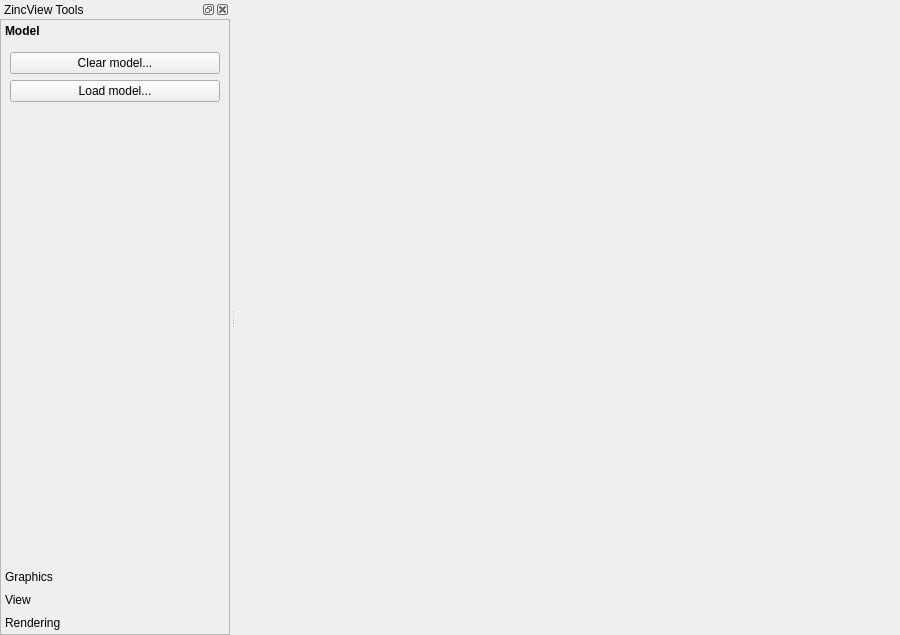
<?xml version="1.0" encoding="UTF-8"?>
<ui version="4.0">
 <class>ZincView</class>
 <widget class="QMainWindow" name="ZincView">
  <property name="geometry">
   <rect>
    <x>0</x>
    <y>0</y>
    <width>900</width>
    <height>635</height>
   </rect>
  </property>
  <property name="sizePolicy">
   <sizepolicy hsizetype="Preferred" vsizetype="Expanding">
    <horstretch>0</horstretch>
    <verstretch>0</verstretch>
   </sizepolicy>
  </property>
  <property name="windowTitle">
   <string>ZincView</string>
  </property>
  <property name="windowIcon">
   <iconset>
    <normaloff>cmiss_icon.ico</normaloff>cmiss_icon.ico</iconset>
  </property>
  <widget class="QWidget" name="centralwidget">
   <property name="enabled">
    <bool>true</bool>
   </property>
   <layout class="QGridLayout" name="gridLayout">
    <property name="margin">
     <number>0</number>
    </property>
    <property name="spacing">
     <number>0</number>
    </property>
    <item row="0" column="0">
     <widget class="SceneviewerWidget" name="sceneviewerwidget" native="true">
      <property name="sizePolicy">
       <sizepolicy hsizetype="Expanding" vsizetype="Preferred">
        <horstretch>0</horstretch>
        <verstretch>0</verstretch>
       </sizepolicy>
      </property>
     </widget>
    </item>
   </layout>
  </widget>
  <widget class="QDockWidget" name="dockWidget">
   <property name="sizePolicy">
    <sizepolicy hsizetype="Preferred" vsizetype="Expanding">
     <horstretch>0</horstretch>
     <verstretch>0</verstretch>
    </sizepolicy>
   </property>
   <property name="minimumSize">
    <size>
     <width>230</width>
     <height>113</height>
    </size>
   </property>
   <property name="styleSheet">
    <string notr="true">QToolBox::tab {
         background: qlineargradient(x1: 0, y1: 0, x2: 0, y2: 1,
                                     stop: 0 #E1E1E1, stop: 0.4 #DDDDDD,
                                     stop: 0.5 #D8D8D8, stop: 1.0 #D3D3D3);
         border-radius: 5px;
         color: black;
     }

     QToolBox::tab:selected { /* italicize selected tabs */
         font: bold;
         color: black;
     }
QToolBox {
    padding : 0
}</string>
   </property>
   <property name="allowedAreas">
    <set>Qt::LeftDockWidgetArea|Qt::RightDockWidgetArea</set>
   </property>
   <property name="windowTitle">
    <string>ZincView Tools</string>
   </property>
   <attribute name="dockWidgetArea">
    <number>1</number>
   </attribute>
   <widget class="QWidget" name="dockWidgetContents">
    <property name="sizePolicy">
     <sizepolicy hsizetype="Preferred" vsizetype="Expanding">
      <horstretch>0</horstretch>
      <verstretch>0</verstretch>
     </sizepolicy>
    </property>
    <layout class="QVBoxLayout" name="verticalLayout">
     <property name="spacing">
      <number>0</number>
     </property>
     <property name="margin">
      <number>0</number>
     </property>
     <item>
      <widget class="QScrollArea" name="scrollArea">
       <property name="sizePolicy">
        <sizepolicy hsizetype="Preferred" vsizetype="Expanding">
         <horstretch>0</horstretch>
         <verstretch>0</verstretch>
        </sizepolicy>
       </property>
       <property name="minimumSize">
        <size>
         <width>0</width>
         <height>0</height>
        </size>
       </property>
       <property name="verticalScrollBarPolicy">
        <enum>Qt::ScrollBarAsNeeded</enum>
       </property>
       <property name="widgetResizable">
        <bool>true</bool>
       </property>
       <widget class="QWidget" name="scrollAreaWidgetContents_2">
        <property name="geometry">
         <rect>
          <x>0</x>
          <y>0</y>
          <width>228</width>
          <height>607</height>
         </rect>
        </property>
        <property name="sizePolicy">
         <sizepolicy hsizetype="Preferred" vsizetype="Expanding">
          <horstretch>0</horstretch>
          <verstretch>0</verstretch>
         </sizepolicy>
        </property>
        <layout class="QVBoxLayout" name="verticalLayout_2">
         <property name="margin">
          <number>0</number>
         </property>
         <item>
          <widget class="QToolBox" name="toolBox">
           <property name="sizePolicy">
            <sizepolicy hsizetype="Preferred" vsizetype="Expanding">
             <horstretch>0</horstretch>
             <verstretch>0</verstretch>
            </sizepolicy>
           </property>
           <property name="minimumSize">
            <size>
             <width>0</width>
             <height>0</height>
            </size>
           </property>
           <property name="accessibleName">
            <string/>
           </property>
           <property name="frameShape">
            <enum>QFrame::NoFrame</enum>
           </property>
           <property name="frameShadow">
            <enum>QFrame::Plain</enum>
           </property>
           <property name="currentIndex">
            <number>0</number>
           </property>
           <property name="tabSpacing">
            <number>1</number>
           </property>
           <widget class="QWidget" name="model">
            <property name="geometry">
             <rect>
              <x>0</x>
              <y>0</y>
              <width>228</width>
              <height>507</height>
             </rect>
            </property>
            <property name="sizePolicy">
             <sizepolicy hsizetype="Preferred" vsizetype="Expanding">
              <horstretch>0</horstretch>
              <verstretch>0</verstretch>
             </sizepolicy>
            </property>
            <property name="accessibleName">
             <string/>
            </property>
            <attribute name="label">
             <string>Model</string>
            </attribute>
            <layout class="QVBoxLayout" name="verticalLayout_4">
             <item>
              <widget class="QPushButton" name="model_clear_button">
               <property name="text">
                <string>Clear model...</string>
               </property>
              </widget>
             </item>
             <item>
              <widget class="QPushButton" name="model_load_button">
               <property name="sizePolicy">
                <sizepolicy hsizetype="Preferred" vsizetype="Fixed">
                 <horstretch>0</horstretch>
                 <verstretch>0</verstretch>
                </sizepolicy>
               </property>
               <property name="text">
                <string>Load model...</string>
               </property>
              </widget>
             </item>
             <item>
              <spacer name="verticalSpacer_2">
               <property name="orientation">
                <enum>Qt::Vertical</enum>
               </property>
               <property name="sizeHint" stdset="0">
                <size>
                 <width>20</width>
                 <height>40</height>
                </size>
               </property>
              </spacer>
             </item>
            </layout>
           </widget>
           <widget class="QWidget" name="graphics">
            <property name="geometry">
             <rect>
              <x>0</x>
              <y>0</y>
              <width>228</width>
              <height>507</height>
             </rect>
            </property>
            <property name="sizePolicy">
             <sizepolicy hsizetype="Preferred" vsizetype="Expanding">
              <horstretch>0</horstretch>
              <verstretch>0</verstretch>
             </sizepolicy>
            </property>
            <attribute name="label">
             <string>Graphics</string>
            </attribute>
            <layout class="QVBoxLayout" name="verticalLayout_3">
             <property name="spacing">
              <number>3</number>
             </property>
             <property name="margin">
              <number>3</number>
             </property>
             <item>
              <widget class="SceneEditorWidget" name="scene_editor" native="true">
               <property name="sizePolicy">
                <sizepolicy hsizetype="Preferred" vsizetype="Expanding">
                 <horstretch>0</horstretch>
                 <verstretch>0</verstretch>
                </sizepolicy>
               </property>
              </widget>
             </item>
            </layout>
           </widget>
           <widget class="QWidget" name="view">
            <property name="geometry">
             <rect>
              <x>0</x>
              <y>0</y>
              <width>228</width>
              <height>507</height>
             </rect>
            </property>
            <property name="sizePolicy">
             <sizepolicy hsizetype="Preferred" vsizetype="Expanding">
              <horstretch>0</horstretch>
              <verstretch>0</verstretch>
             </sizepolicy>
            </property>
            <attribute name="label">
             <string>View</string>
            </attribute>
            <layout class="QVBoxLayout" name="verticalLayout_5">
             <item>
              <widget class="QPushButton" name="view_all_button">
               <property name="sizePolicy">
                <sizepolicy hsizetype="Preferred" vsizetype="Fixed">
                 <horstretch>0</horstretch>
                 <verstretch>0</verstretch>
                </sizepolicy>
               </property>
               <property name="text">
                <string>View All</string>
               </property>
              </widget>
             </item>
             <item>
              <widget class="QCheckBox" name="perspective_checkbox">
               <property name="text">
                <string>Perspective projection</string>
               </property>
               <property name="checked">
                <bool>true</bool>
               </property>
              </widget>
             </item>
             <item>
              <widget class="QLabel" name="view_angle_label">
               <property name="text">
                <string>View angle:</string>
               </property>
              </widget>
             </item>
             <item>
              <widget class="QLineEdit" name="view_angle">
               <property name="sizePolicy">
                <sizepolicy hsizetype="Preferred" vsizetype="Fixed">
                 <horstretch>0</horstretch>
                 <verstretch>0</verstretch>
                </sizepolicy>
               </property>
              </widget>
             </item>
             <item>
              <widget class="QLabel" name="eye_point_label">
               <property name="text">
                <string>Eye point:</string>
               </property>
              </widget>
             </item>
             <item>
              <widget class="QLineEdit" name="eye_point">
               <property name="sizePolicy">
                <sizepolicy hsizetype="Preferred" vsizetype="Fixed">
                 <horstretch>0</horstretch>
                 <verstretch>0</verstretch>
                </sizepolicy>
               </property>
              </widget>
             </item>
             <item>
              <widget class="QLabel" name="lookat_point_label">
               <property name="text">
                <string>Look at point:</string>
               </property>
              </widget>
             </item>
             <item>
              <widget class="QLineEdit" name="lookat_point">
               <property name="sizePolicy">
                <sizepolicy hsizetype="Preferred" vsizetype="Fixed">
                 <horstretch>0</horstretch>
                 <verstretch>0</verstretch>
                </sizepolicy>
               </property>
              </widget>
             </item>
             <item>
              <widget class="QLabel" name="up_vector_label">
               <property name="text">
                <string>Up vector:</string>
               </property>
              </widget>
             </item>
             <item>
              <widget class="QLineEdit" name="up_vector">
               <property name="sizePolicy">
                <sizepolicy hsizetype="Preferred" vsizetype="Fixed">
                 <horstretch>0</horstretch>
                 <verstretch>0</verstretch>
                </sizepolicy>
               </property>
              </widget>
             </item>
             <item>
              <widget class="QGroupBox" name="clipping_planes_groupbox">
               <property name="sizePolicy">
                <sizepolicy hsizetype="Preferred" vsizetype="Preferred">
                 <horstretch>0</horstretch>
                 <verstretch>0</verstretch>
                </sizepolicy>
               </property>
               <property name="minimumSize">
                <size>
                 <width>0</width>
                 <height>0</height>
                </size>
               </property>
               <property name="title">
                <string>Clipping planes:</string>
               </property>
               <layout class="QFormLayout" name="formLayout">
                <item row="0" column="0">
                 <widget class="QLabel" name="near_clipping_label">
                  <property name="text">
                   <string>Near:</string>
                  </property>
                 </widget>
                </item>
                <item row="2" column="0">
                 <widget class="QLabel" name="far_clipping_label">
                  <property name="text">
                   <string>Far:</string>
                  </property>
                 </widget>
                </item>
                <item row="0" column="1">
                 <widget class="QSlider" name="near_clipping_slider">
                  <property name="maximum">
                   <number>10000</number>
                  </property>
                  <property name="pageStep">
                   <number>100</number>
                  </property>
                  <property name="tracking">
                   <bool>true</bool>
                  </property>
                  <property name="orientation">
                   <enum>Qt::Horizontal</enum>
                  </property>
                 </widget>
                </item>
                <item row="2" column="1">
                 <widget class="QSlider" name="far_clipping_slider">
                  <property name="maximum">
                   <number>10000</number>
                  </property>
                  <property name="pageStep">
                   <number>100</number>
                  </property>
                  <property name="orientation">
                   <enum>Qt::Horizontal</enum>
                  </property>
                 </widget>
                </item>
               </layout>
              </widget>
             </item>
             <item>
              <widget class="QLabel" name="background_colour_label">
               <property name="text">
                <string>Background colour R, G, B:</string>
               </property>
              </widget>
             </item>
             <item>
              <widget class="QLineEdit" name="background_colour">
               <property name="sizePolicy">
                <sizepolicy hsizetype="Preferred" vsizetype="Fixed">
                 <horstretch>0</horstretch>
                 <verstretch>0</verstretch>
                </sizepolicy>
               </property>
              </widget>
             </item>
             <item>
              <spacer name="verticalSpacer">
               <property name="orientation">
                <enum>Qt::Vertical</enum>
               </property>
               <property name="sizeHint" stdset="0">
                <size>
                 <width>20</width>
                 <height>40</height>
                </size>
               </property>
              </spacer>
             </item>
            </layout>
           </widget>
           <widget class="QWidget" name="rendering">
            <property name="geometry">
             <rect>
              <x>0</x>
              <y>0</y>
              <width>228</width>
              <height>507</height>
             </rect>
            </property>
            <attribute name="label">
             <string>Rendering</string>
            </attribute>
            <layout class="QVBoxLayout" name="verticalLayout_7">
             <item>
              <widget class="QGroupBox" name="tessellation_groupbox">
               <property name="sizePolicy">
                <sizepolicy hsizetype="Preferred" vsizetype="Preferred">
                 <horstretch>0</horstretch>
                 <verstretch>0</verstretch>
                </sizepolicy>
               </property>
               <property name="title">
                <string>Tessellation divisions:</string>
               </property>
               <layout class="QFormLayout" name="formLayout_2">
                <item row="1" column="0">
                 <widget class="QLabel" name="tessellation_minimum_divisions_label">
                  <property name="text">
                   <string>Minimum:</string>
                  </property>
                 </widget>
                </item>
                <item row="1" column="1">
                 <widget class="QLineEdit" name="tessellation_minimum_divisions_lineedit"/>
                </item>
                <item row="2" column="0">
                 <widget class="QLabel" name="tessellation_refinement_factors_label">
                  <property name="text">
                   <string>Refinement:</string>
                  </property>
                 </widget>
                </item>
                <item row="2" column="1">
                 <widget class="QLineEdit" name="tessellation_refinement_factors_lineedit"/>
                </item>
                <item row="3" column="0">
                 <widget class="QLabel" name="tessellation_circle_divisions_label">
                  <property name="text">
                   <string>Circle:</string>
                  </property>
                 </widget>
                </item>
                <item row="3" column="1">
                 <widget class="QLineEdit" name="tessellation_circle_divisions_lineedit"/>
                </item>
               </layout>
              </widget>
             </item>
             <item>
              <widget class="QCheckBox" name="perturb_lines_checkbox">
               <property name="text">
                <string>Perturb lines</string>
               </property>
              </widget>
             </item>
             <item>
              <spacer name="verticalSpacer_3">
               <property name="orientation">
                <enum>Qt::Vertical</enum>
               </property>
               <property name="sizeHint" stdset="0">
                <size>
                 <width>20</width>
                 <height>40</height>
                </size>
               </property>
              </spacer>
             </item>
            </layout>
           </widget>
          </widget>
         </item>
        </layout>
       </widget>
      </widget>
     </item>
    </layout>
   </widget>
  </widget>
  <action name="actionOpen">
   <property name="text">
    <string>Open</string>
   </property>
  </action>
  <action name="actionQuit">
   <property name="text">
    <string>Quit</string>
   </property>
  </action>
  <action name="actionView_All">
   <property name="text">
    <string>View All</string>
   </property>
  </action>
 </widget>
 <customwidgets>
  <customwidget>
   <class>SceneviewerWidget</class>
   <extends>QWidget</extends>
   <header>opencmiss/zincwidgets/sceneviewerwidget.h</header>
   <container>1</container>
  </customwidget>
  <customwidget>
   <class>SceneEditorWidget</class>
   <extends>QWidget</extends>
   <header>opencmiss/zincwidgets/sceneeditorwidget.h</header>
   <container>1</container>
  </customwidget>
 </customwidgets>
 <resources/>
 <connections>
  <connection>
   <sender>view_angle</sender>
   <signal>editingFinished()</signal>
   <receiver>ZincView</receiver>
   <slot>viewAngleEntered()</slot>
   <hints>
    <hint type="sourcelabel">
     <x>147</x>
     <y>137</y>
    </hint>
    <hint type="destinationlabel">
     <x>348</x>
     <y>283</y>
    </hint>
   </hints>
  </connection>
  <connection>
   <sender>model_load_button</sender>
   <signal>clicked()</signal>
   <receiver>ZincView</receiver>
   <slot>modelLoad()</slot>
   <hints>
    <hint type="sourcelabel">
     <x>57</x>
     <y>75</y>
    </hint>
    <hint type="destinationlabel">
     <x>348</x>
     <y>283</y>
    </hint>
   </hints>
  </connection>
  <connection>
   <sender>view_all_button</sender>
   <signal>clicked()</signal>
   <receiver>ZincView</receiver>
   <slot>viewAll()</slot>
   <hints>
    <hint type="sourcelabel">
     <x>47</x>
     <y>100</y>
    </hint>
    <hint type="destinationlabel">
     <x>348</x>
     <y>283</y>
    </hint>
   </hints>
  </connection>
  <connection>
   <sender>eye_point</sender>
   <signal>editingFinished()</signal>
   <receiver>ZincView</receiver>
   <slot>eyePointEntered()</slot>
   <hints>
    <hint type="sourcelabel">
     <x>96</x>
     <y>187</y>
    </hint>
    <hint type="destinationlabel">
     <x>348</x>
     <y>337</y>
    </hint>
   </hints>
  </connection>
  <connection>
   <sender>lookat_point</sender>
   <signal>editingFinished()</signal>
   <receiver>ZincView</receiver>
   <slot>lookatPointEntered()</slot>
   <hints>
    <hint type="sourcelabel">
     <x>96</x>
     <y>237</y>
    </hint>
    <hint type="destinationlabel">
     <x>348</x>
     <y>337</y>
    </hint>
   </hints>
  </connection>
  <connection>
   <sender>up_vector</sender>
   <signal>editingFinished()</signal>
   <receiver>ZincView</receiver>
   <slot>upVectorEntered()</slot>
   <hints>
    <hint type="sourcelabel">
     <x>96</x>
     <y>287</y>
    </hint>
    <hint type="destinationlabel">
     <x>348</x>
     <y>337</y>
    </hint>
   </hints>
  </connection>
  <connection>
   <sender>perspective_checkbox</sender>
   <signal>clicked(bool)</signal>
   <receiver>ZincView</receiver>
   <slot>perspectiveStateChanged(bool)</slot>
   <hints>
    <hint type="sourcelabel">
     <x>86</x>
     <y>136</y>
    </hint>
    <hint type="destinationlabel">
     <x>348</x>
     <y>337</y>
    </hint>
   </hints>
  </connection>
  <connection>
   <sender>near_clipping_slider</sender>
   <signal>valueChanged(int)</signal>
   <receiver>ZincView</receiver>
   <slot>nearClippingChanged(int)</slot>
   <hints>
    <hint type="sourcelabel">
     <x>131</x>
     <y>386</y>
    </hint>
    <hint type="destinationlabel">
     <x>449</x>
     <y>299</y>
    </hint>
   </hints>
  </connection>
  <connection>
   <sender>far_clipping_slider</sender>
   <signal>valueChanged(int)</signal>
   <receiver>ZincView</receiver>
   <slot>farClippingChanged(int)</slot>
   <hints>
    <hint type="sourcelabel">
     <x>131</x>
     <y>416</y>
    </hint>
    <hint type="destinationlabel">
     <x>449</x>
     <y>299</y>
    </hint>
   </hints>
  </connection>
  <connection>
   <sender>background_colour</sender>
   <signal>editingFinished()</signal>
   <receiver>ZincView</receiver>
   <slot>backgroundColourEntered()</slot>
   <hints>
    <hint type="sourcelabel">
     <x>111</x>
     <y>437</y>
    </hint>
    <hint type="destinationlabel">
     <x>449</x>
     <y>299</y>
    </hint>
   </hints>
  </connection>
  <connection>
   <sender>tessellation_minimum_divisions_lineedit</sender>
   <signal>returnPressed()</signal>
   <receiver>ZincView</receiver>
   <slot>tessellationMinimumDivisionsEntered()</slot>
   <hints>
    <hint type="sourcelabel">
     <x>153</x>
     <y>207</y>
    </hint>
    <hint type="destinationlabel">
     <x>449</x>
     <y>317</y>
    </hint>
   </hints>
  </connection>
  <connection>
   <sender>tessellation_refinement_factors_lineedit</sender>
   <signal>returnPressed()</signal>
   <receiver>ZincView</receiver>
   <slot>tessellationRefinementFactorsEntered()</slot>
   <hints>
    <hint type="sourcelabel">
     <x>153</x>
     <y>236</y>
    </hint>
    <hint type="destinationlabel">
     <x>449</x>
     <y>317</y>
    </hint>
   </hints>
  </connection>
  <connection>
   <sender>tessellation_circle_divisions_lineedit</sender>
   <signal>returnPressed()</signal>
   <receiver>ZincView</receiver>
   <slot>tessellationCircleDivisionsEntered()</slot>
   <hints>
    <hint type="sourcelabel">
     <x>153</x>
     <y>265</y>
    </hint>
    <hint type="destinationlabel">
     <x>449</x>
     <y>317</y>
    </hint>
   </hints>
  </connection>
  <connection>
   <sender>tessellation_minimum_divisions_lineedit</sender>
   <signal>editingFinished()</signal>
   <receiver>ZincView</receiver>
   <slot>tessellationMinimumDivisionsDisplay()</slot>
   <hints>
    <hint type="sourcelabel">
     <x>153</x>
     <y>207</y>
    </hint>
    <hint type="destinationlabel">
     <x>449</x>
     <y>317</y>
    </hint>
   </hints>
  </connection>
  <connection>
   <sender>tessellation_circle_divisions_lineedit</sender>
   <signal>editingFinished()</signal>
   <receiver>ZincView</receiver>
   <slot>tessellationCircleDivisionsDisplay()</slot>
   <hints>
    <hint type="sourcelabel">
     <x>153</x>
     <y>265</y>
    </hint>
    <hint type="destinationlabel">
     <x>449</x>
     <y>317</y>
    </hint>
   </hints>
  </connection>
  <connection>
   <sender>tessellation_refinement_factors_lineedit</sender>
   <signal>editingFinished()</signal>
   <receiver>ZincView</receiver>
   <slot>tessellationRefinementFactorsDisplay()</slot>
   <hints>
    <hint type="sourcelabel">
     <x>153</x>
     <y>236</y>
    </hint>
    <hint type="destinationlabel">
     <x>449</x>
     <y>317</y>
    </hint>
   </hints>
  </connection>
  <connection>
   <sender>perturb_lines_checkbox</sender>
   <signal>clicked(bool)</signal>
   <receiver>ZincView</receiver>
   <slot>perturbLinesStateChanged(bool)</slot>
   <hints>
    <hint type="sourcelabel">
     <x>114</x>
     <y>380</y>
    </hint>
    <hint type="destinationlabel">
     <x>449</x>
     <y>317</y>
    </hint>
   </hints>
  </connection>
  <connection>
   <sender>model_clear_button</sender>
   <signal>clicked()</signal>
   <receiver>ZincView</receiver>
   <slot>modelClear()</slot>
   <hints>
    <hint type="sourcelabel">
     <x>114</x>
     <y>76</y>
    </hint>
    <hint type="destinationlabel">
     <x>449</x>
     <y>317</y>
    </hint>
   </hints>
  </connection>
 </connections>
 <slots>
  <slot>modelLoad()</slot>
  <slot>viewAll()</slot>
  <slot>viewAngleEntered()</slot>
  <slot>lookatPointEntered()</slot>
  <slot>eyePointEntered()</slot>
  <slot>upVectorEntered()</slot>
  <slot>perspectiveStateChanged(bool)</slot>
  <slot>skewProjectionSet()</slot>
  <slot>nearClippingChanged(int)</slot>
  <slot>farClippingChanged(int)</slot>
  <slot>backgroundColourEntered()</slot>
  <slot>tessellationMinimumDivisionsEntered()</slot>
  <slot>tessellationRefinementFactorsEntered()</slot>
  <slot>tessellationCircleDivisionsEntered()</slot>
  <slot>tessellationMinimumDivisionsDisplay()</slot>
  <slot>tessellationRefinementFactorsDisplay()</slot>
  <slot>tessellationCircleDivisionsDisplay()</slot>
  <slot>perturbLinesStateChanged(bool)</slot>
  <slot>modelClear()</slot>
 </slots>
</ui>
